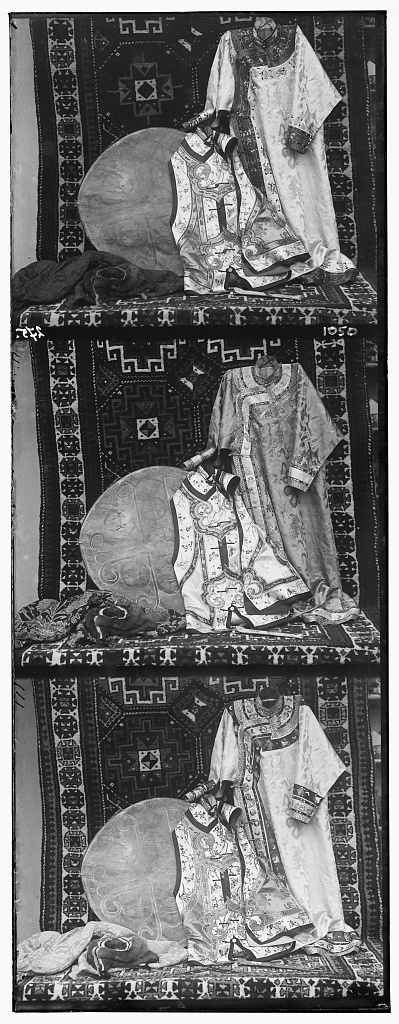
#> input picture images/input/00189v.jpg, 399 x 1024 px; its folder holds only this picture in this run
$ python lab2.py
#> lines starting #> are read from the running program, lines starting #| are printed output that depends on the picture; long printed decimals are rounded
import cv2
import glob
import os
import time as t
import numpy as np


def load_dataset(folder):
#> called with folder = 'images/input'
	images = {}
	files = glob.glob(folder+"/*.jpg")
	for file in files:
		image = cv2.imread(os.path.join(folder,os.path.basename(file)),cv2.IMREAD_GRAYSCALE)
#> image is the input picture: shape (1024, 399); min 0, max 255, mean 111.2
		if image is not None:
			images[os.path.basename(file)] = image

	return images

def get_color_image(image):

	h = int(image.shape[0]/3)
	w = image.shape[1]

	color_img = np.zeros((h,w,3),dtype='uint8')

	for i in range(0,3):
		color_img[:,:,i] = image[h*i:h*(i+1),:]

	#return as BGR
	return color_img

def remove_margins(image,x_margin,y_margin):
	[w,h,d] = image.shape
	y_margin = int(h * y_margin_percent)
	x_margin = int(w * x_margin_percent)
	return image[ x_margin : w-x_margin, y_margin : h-y_margin, : ]

def align_image2template(i,t,displacement):

	bestNCC = -1
	align = [0,0]
	for x in range(-displacement,displacement+1):
		for y in range(-displacement,displacement+1):
			#move image
			moved_i= np.roll(i,[x,y],axis=(0,1))
			moved_i = moved_i - moved_i.mean(axis=0)

			t = t - t.mean(axis=0)

			NCC = np.sum( (moved_i/np.linalg.norm(moved_i)) * (t/np.linalg.norm(t)) )

			if NCC > bestNCC:
				bestNCC = NCC
				align = [x,y]

	return np.roll(i,align,axis=(0,1))


def photoplate2color(image,displacement):

	b = image[:,:,0]
	g = image[:,:,1]
	r = image[:,:,2]


	color = np.zeros_like(img_channels)

	color[:,:,0] = align_image2template(b,g,displacement)
	color[:,:,1] = g
	color[:,:,2] = align_image2template(r,g,displacement)


	return color

def write_image(name, subname, image, out_folder):
	fname = os.path.splitext(name)
	savename = out_folder + fname[0] + subname + fname[1]
	print(savename)
	cv2.imwrite(savename,image)

	return

ds_folder = "images"
displacement = 20
x_margin_percent = 0.03
y_margin_percent = 0.05

images = load_dataset(ds_folder+"/input")
#> images = 1 item

for name, image in images.items():
	time = t.time()

	img_3channel = get_color_image(image)
	img_channels = remove_margins(img_3channel,x_margin_percent,y_margin_percent)
	color_img = photoplate2color(img_channels,displacement)
	time = t.time() - time

	write_image(name,"_3channel", img_channels, ds_folder + "/output/")
	write_image(name,"_color", color_img, ds_folder + "/output/")

	print("Elapsed time: ", time)
#> this loop made 1 pass
#> (name, d in remove_margins, y_margin in remove_margins, x_margin in remove_margins) on pass 1: ('00189v.jpg', 3, 19, 10)
#| images/output/00189v_3channel.jpg
#| images/output/00189v_color.jpg
#| Elapsed time:  2.262
#> pass 1, `img_3channel = get_color_image(image)`:
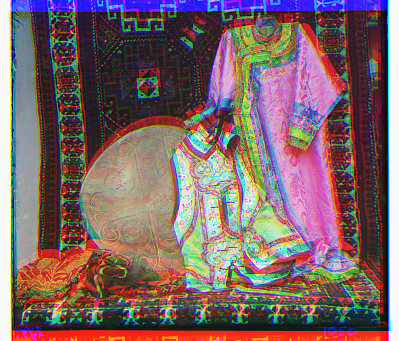
#> img_3channel: shape (341, 399, 3); mean of channels 0, 1, 2 104.4, 102, 126.7; drawn as B, G, R
#> pass 1, `img_channels = remove_margins(img_3channel,x_margin_percent,y_margin_p..`:
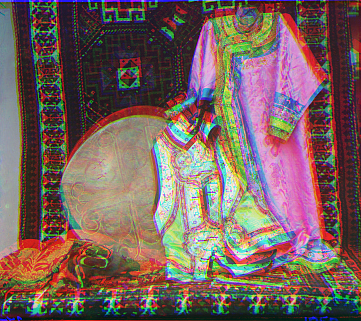
#> img_channels: shape (321, 361, 3); mean of channels 0, 1, 2 94.1, 97.8, 120.2; drawn as B, G, R
#> pass 1, in photoplate2color, `b = image[:,:,0]`:
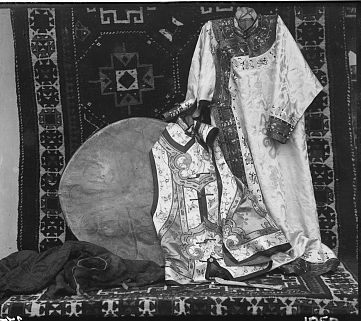
#> b: shape (321, 361); min 0, max 255, mean 94.1
#> pass 1, in photoplate2color, `g = image[:,:,1]`:
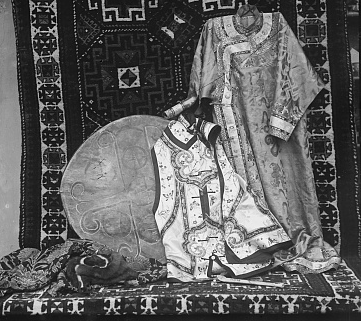
#> g: shape (321, 361); min 0, max 255, mean 97.8

#ADD METRICS ¿?

$ run again, on images/input/00346v.jpg
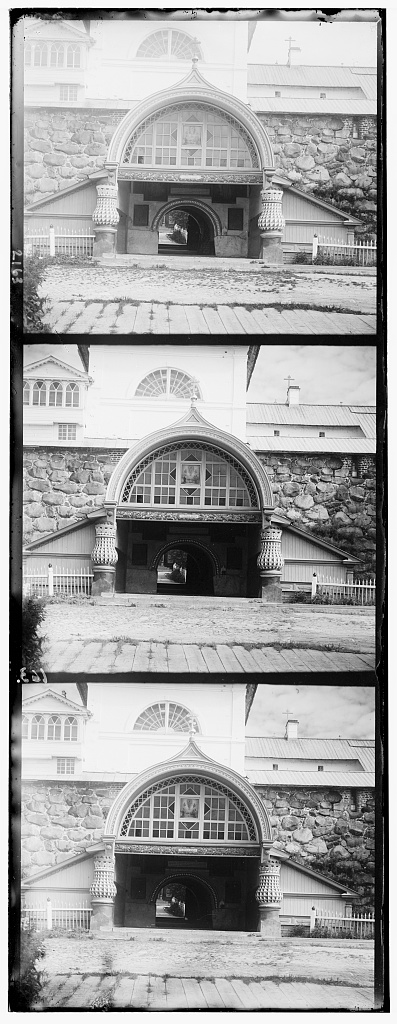
#> input picture images/input/00346v.jpg, 397 x 1024 px
#> in load_dataset, image is the input picture: shape (1024, 397); min 0, max 255, mean 162.8
#> images = 1 item
#> the loop `for name, image in images.items():` made 1 pass
#> (name, d in remove_margins, y_margin in remove_margins, x_margin in remove_margins) on pass 1: ('00346v.jpg', 3, 19, 10)
#> (printed output is left out)
#> pass 1, `img_3channel = get_color_image(image)`:
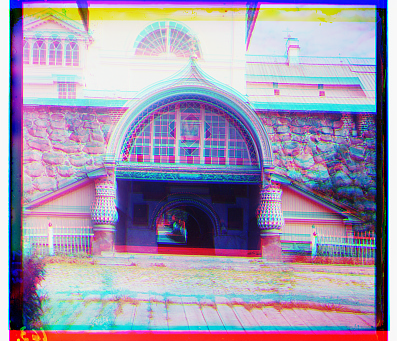
#> img_3channel: shape (341, 397, 3); mean of channels 0, 1, 2 175.2, 151.3, 161.8; drawn as B, G, R
#> pass 1, in photoplate2color, `g = image[:,:,1]`:
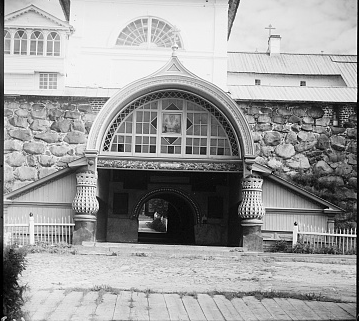
#> g: shape (321, 359); min 0, max 255, mean 157.8

$ run again, on images/input/00595v.jpg
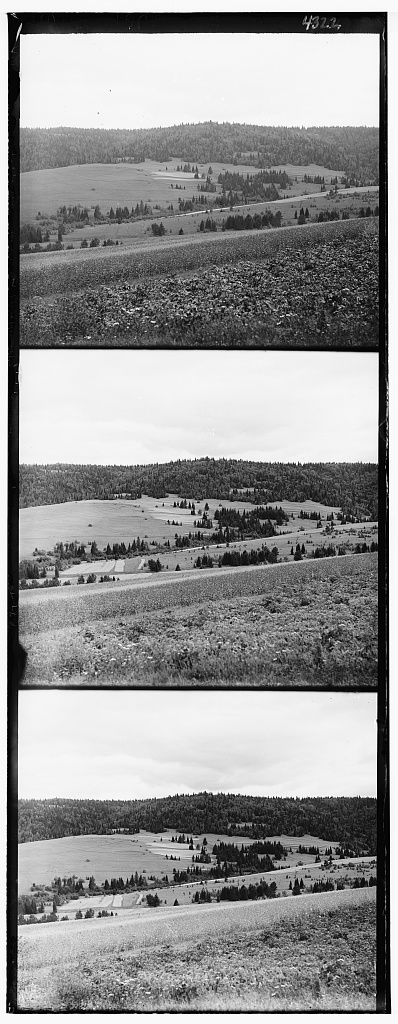
#> input picture images/input/00595v.jpg, 398 x 1024 px
#> in load_dataset, image is the input picture: shape (1024, 398); min 0, max 255, mean 148.7
#> images = 1 item
#> the loop `for name, image in images.items():` made 1 pass
#> (name, d in remove_margins, y_margin in remove_margins, x_margin in remove_margins) on pass 1: ('00595v.jpg', 3, 19, 10)
#> (printed output is left out)
#> pass 1, `img_3channel = get_color_image(image)`:
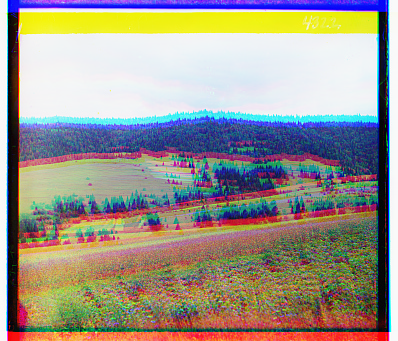
#> img_3channel: shape (341, 398, 3); mean of channels 0, 1, 2 140.1, 150.2, 155.5; drawn as B, G, R
#> pass 1, in photoplate2color, `g = image[:,:,1]`:
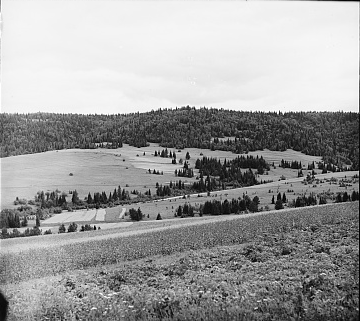
#> g: shape (321, 360); min 0, max 255, mean 158.5
